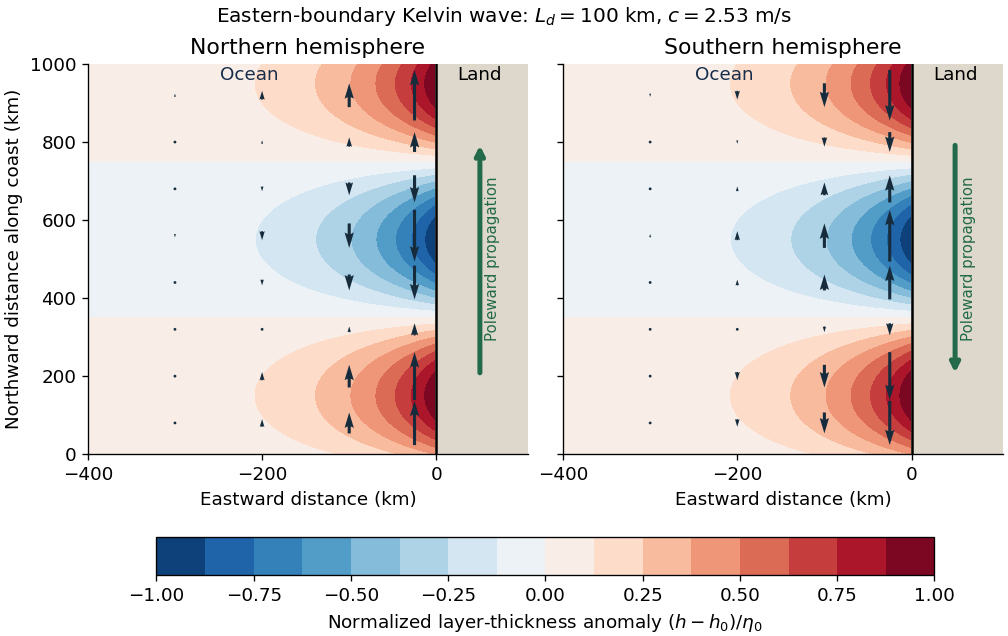

Recreate this plot in Python.
"""Original solution illustration. Tested with Python 3.14, NumPy 2.3.5, Matplotlib 3.10.7.
Run from the desired output directory; this script writes only its PNG basename there.
"""
from pathlib import Path
import numpy as np
import matplotlib
matplotlib.use("Agg")
import matplotlib.pyplot as plt
plt.rcParams.update({"font.size": 11, "axes.spines.top": False,
                     "axes.spines.right": False, "figure.facecolor": "white",
                     "axes.facecolor": "white", "savefig.facecolor": "white"})

x=np.linspace(-400,0,200);y=np.linspace(0,1000,250)
X,Y=np.meshgrid(x,y);eta=np.exp(X/100)*np.cos(2*np.pi*(Y-150)/800)
fig,axes=plt.subplots(1,2,figsize=(8.4,5.3),sharey=True,layout="constrained")
for ax,sign,name in zip(axes,[1,-1],["Northern hemisphere","Southern hemisphere"]):
 im=ax.contourf(X,Y,eta,levels=np.linspace(-1,1,17),cmap="RdBu_r",vmin=-1,vmax=1)
 ax.axvspan(0,105,color="#ddd8cb")
 ax.axvline(0,color="black",lw=1.5)
 qx=np.array([-300,-200,-100,-25]);qy=np.arange(80,1000,120)
 QX,QY=np.meshgrid(qx,qy);v=sign*np.exp(QX/100)*np.cos(2*np.pi*(QY-150)/800)
 ax.quiver(QX,QY,np.zeros_like(v),v,angles="uv",scale_units="inches",scale=1.8,width=.007,color="#162c3d",pivot="mid")
 ax.annotate("",(50,800 if sign>0 else 200),xytext=(50,200 if sign>0 else 800),arrowprops={"arrowstyle":"->","lw":3,"color":"#226a49"})
 ax.text(65,500,"Poleward propagation",rotation=90,ha="center",va="center",fontsize=9,color="#226a49")
 ax.text(-215,960,"Ocean",ha="center",color="#172d4b")
 ax.text(50,960,"Land",ha="center")
 ax.set(xlim=(-400,105),ylim=(0,1000),xlabel="Eastward distance (km)",title=name)
 ax.set_xticks([-400,-200,0])
axes[0].set_ylabel("Northward distance along coast (km)")
fig.colorbar(im,ax=axes,location="bottom",shrink=.85,pad=.06,label=r"Normalized layer-thickness anomaly $(h-h_0)/\eta_0$")
fig.suptitle(r"Eastern-boundary Kelvin wave: $L_d=100$ km, $c=2.53$ m/s",fontsize=12)

fig.savefig(Path.cwd() / Path(__file__).with_suffix(".png").name,
            dpi=120, facecolor="white", transparent=False,
            metadata={"Software": "Matplotlib"})
plt.close(fig)
